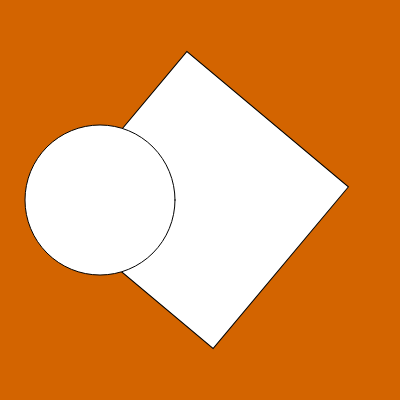
Frame 1 (no input)
Frame 60 (no input): identical to frame 1, image omitted
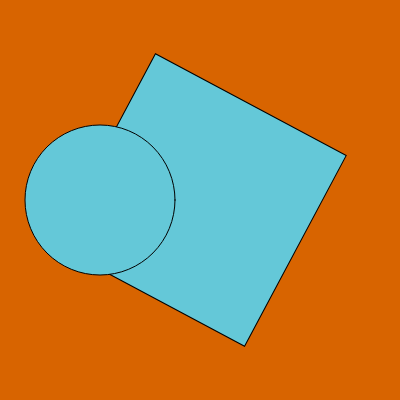
Frame 120 (the mouse pressed at the canvas centre since frame 60)

The p5.js sketch that drew these frames (run headless with seeded random() and noise() and a simulated clock; from frame 60 on, the mouse is pressed at the canvas centre):

// p5.js sketch
// ── sketch.js
//Intro to Interactivity
//Incorporating transformations (scale...rotate...translate...etc.)
//Incorporate randomness

//When I press my mouse, something will happen

//First: let's generate a random number everytime I press my mouse

let r; // for storing my random number 
let r2; // for random rotation

function setup() {
  createCanvas(400, 400);
  r= random(100, 255);
  r2= random(360);
  console.log(r);

}

function draw() {
  background(r, 100,0);

  //combine rotate() with translate() and push() and pop()
  //push() and pop() isolates our transformations (rotate...translate...)
  push();
  translate(width/2, height/2); // shifts our origin (where things are drawn))
  rectMode(CENTER);
  rotate(r2); //0-360
  rect(0,0,r);
  pop();

  ellipse(100,200,150); 
}

function mousePressed(){
    r= random(100, 255);
    r2= random(360);
    fill(100,200,r);
}
